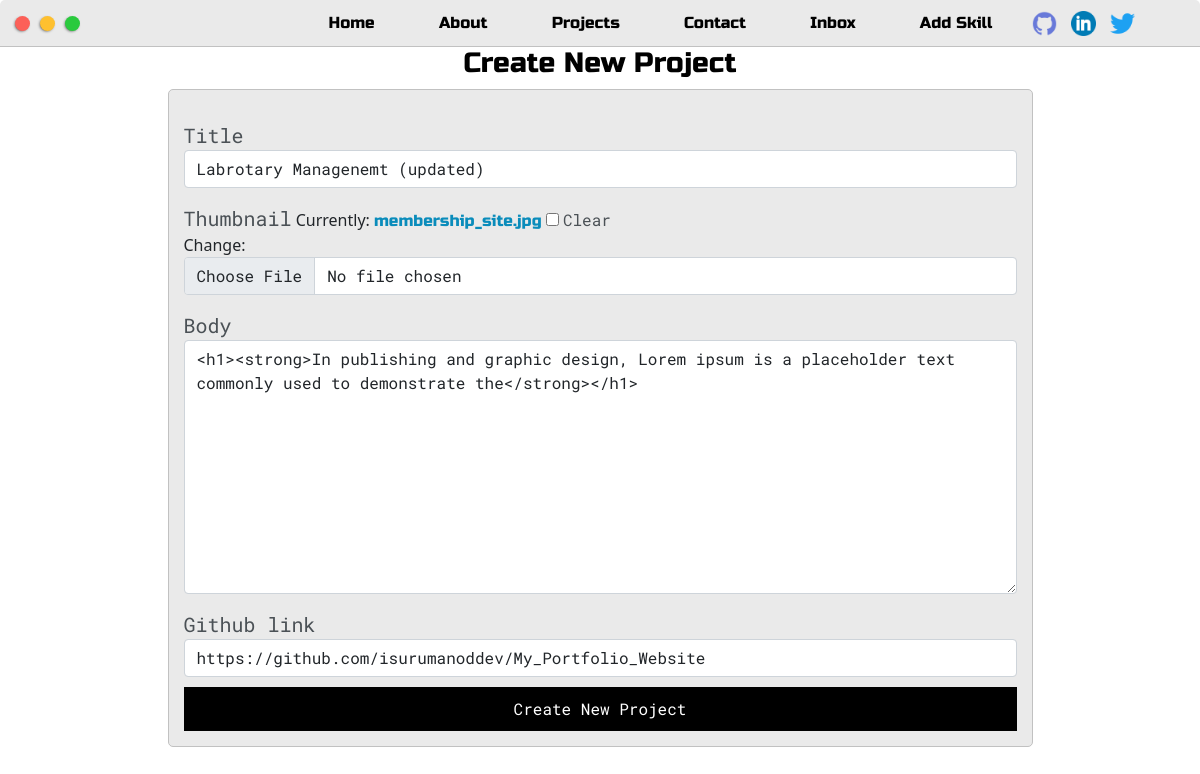
Screenshot of /edit_project/1/ with the database file from the repository.
### my_website/models.py (models this page shows, shortened)
class Projects(models.Model):
    title = models.CharField(max_length=200)
    thumbnail = models.ImageField(null=True,blank=True)
    body = RichTextField(null=True)
    slug = models.SlugField(null=True)
    created = models.DateTimeField(auto_now_add=True)
    github_link = models.URLField(null=True,blank=True)

### my_website/views.py (the view)
# urls.py: path('edit_project/<str:pk>/', views.edit_project, name="edit-project"),
def edit_project(request, pk):
    project = Projects.objects.get(id=pk)
    form = ProjectForm(instance=project)
    if request.method == "POST":
        form = ProjectForm(request.POST, request.FILES, instance=project)
        if form.is_valid():
            form.save()
            return redirect("projects")
    context = {"form": form}
    return render(request, "project_form.html", context)

### my_website/forms.py
class ProjectForm(ModelForm):
    class Meta:
        model = Projects
        fields = ["title","thumbnail","body","github_link"]
    def __init__(self, *args, **kwargs):
        super(ProjectForm,self).__init__(*args,**kwargs)
        self.fields["title"].widget.attrs.update({'class':'form-control'})
        self.fields["body"].widget.attrs.update({'class':'form-control'})
        self.fields["thumbnail"].widget.attrs.update({'class':'form-control'})
        self.fields["github_link"].widget.attrs.update({'class':'form-control'})

### templates/project_form.html (shortened to what this page needs)
{% extends "main.html" %}
{% load static %}
{% block content %}
	<section class="s2">
		<div class="main-container">
			<h3 style="text-align: center;">Create New Project</h3>
			<form method="POST" id="project-form" enctype="multipart/form-data">
				{% for field in form %}
					<label id="label">{{ field.label }}</label>
					{{ field }}
				{% endfor %}
				<input id="submit-btn" type="submit" value="Create New Project">
			</form>
		</div>
	</section>
{% endblock %}

### static/styles/default.css (style rules this page uses)
:root { --mainColor: #eaeaea; --secondaryColor: #fff; --borderColor: #c1c1c1; --mainText: black; --secondaryText: #4b5156; --themeDotBorder: #24292e; --previewBg: rgb(251, 249, 243, 0.8); --previewShadow: #f0ead6; --buttonColor: black; }
html, body { padding: 0; margin: 0; scroll-behavior: smooth; }
body * { transition: 0.3s; }
h1, h2, h3, h4, h5, h6, strong { color: var(--mainText); font-family: 'Russo One', sans-serif; font-weight: 500; }
p, li, span, label, input, textarea { color: var(--secondaryText); font-family: 'Roboto Mono', monospace; }
a { text-decoration: none; font-family: 'Russo One', sans-serif; color: #0a8cbb; }
h3 { font-size: 28px; }
.s2 { background-color: var(--secondaryColor); border-bottom: 1px solid var(--borderColor); overflow: auto; }
.main-container { width: 1200px; margin: 0 auto; }
#project-form { display: block; max-width: 865px; margin: 0 auto; border: 1px solid var(--borderColor); padding: 15px; border-radius: 5px; background-color: var(--mainColor); margin-bottom: 50px; }
#label { font-size: 20px; padding-top: 15px; }
#submit-btn { margin-top: 10px; width: 100%; padding-top: 10px; padding-bottom: 10px; color: #fff; background-color: var(--buttonColor); border: none; }
@media screen and (max-width: 1200px) { .main-container { width: 95%; } }

### rows the page displays
Projects: form "Labrotary Managenemt (updated)" "<h1><strong>In publishing and graphic design, Lorem ipsum is a placeholder text commonly used to demonstrate the</strong></h1>" "https://github.com/isurumanoddev/My_Portfolio_Website"

### other values shown
{{ field.label }} "Title" "Thumbnail" "Body" "Github link"
